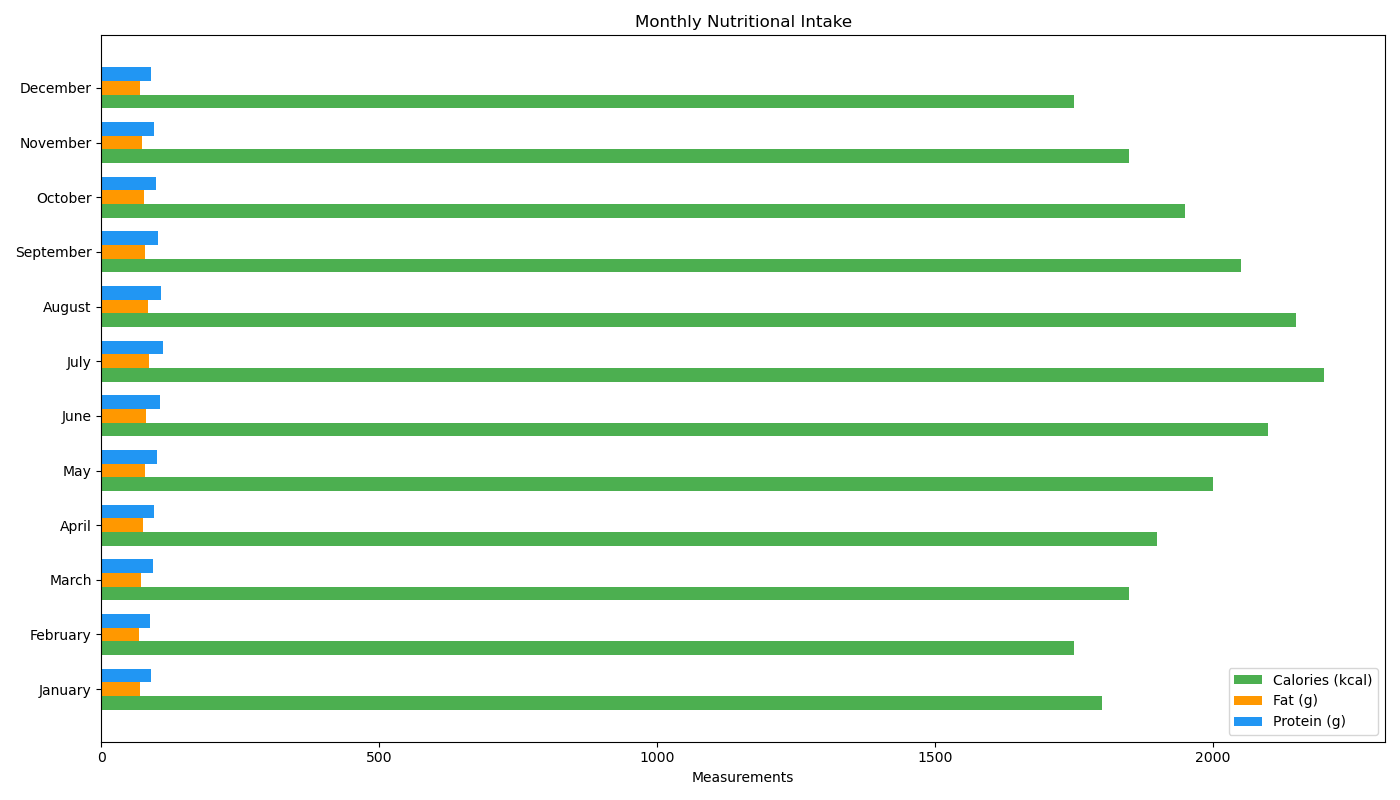

This chart was generated by the following Python code:

import matplotlib.pyplot as plt

# Data for plotting
months = ['January', 'February', 'March', 'April', 'May', 'June',
          'July', 'August', 'September', 'October', 'November', 'December']
calories = [1800, 1750, 1850, 1900, 2000, 2100, 2200, 2150, 2050, 1950, 1850, 1750]
fat = [70, 68, 72, 74, 78, 80, 85, 83, 79, 76, 73, 70]
protein = [90, 88, 92, 95, 100, 105, 110, 108, 102, 98, 94, 90]

# Plot setup
fig, ax = plt.subplots(figsize=(14,8))

# Create bar chart
bar_width = 0.25
bar_locations_cal = range(len(calories))
bar_locations_fat = [x + bar_width for x in bar_locations_cal]
bar_locations_prot = [x + bar_width for x in bar_locations_fat]

bars1 = ax.barh(bar_locations_cal, calories, bar_width, label='Calories (kcal)', color='#4CAF50')
bars2 = ax.barh(bar_locations_fat, fat, bar_width, label='Fat (g)', color='#FF9800')
bars3 = ax.barh(bar_locations_prot, protein, bar_width, label='Protein (g)', color='#2196F3')

# Set the position of the y ticks
ax.set_yticks([r + bar_width for r in range(len(calories))])
ax.set_yticklabels(months)

# Adding labels and title
plt.xlabel('Measurements')
plt.title('Monthly Nutritional Intake')
ax.legend(loc='lower right')

# Display the plot
plt.tight_layout()
plt.show()
